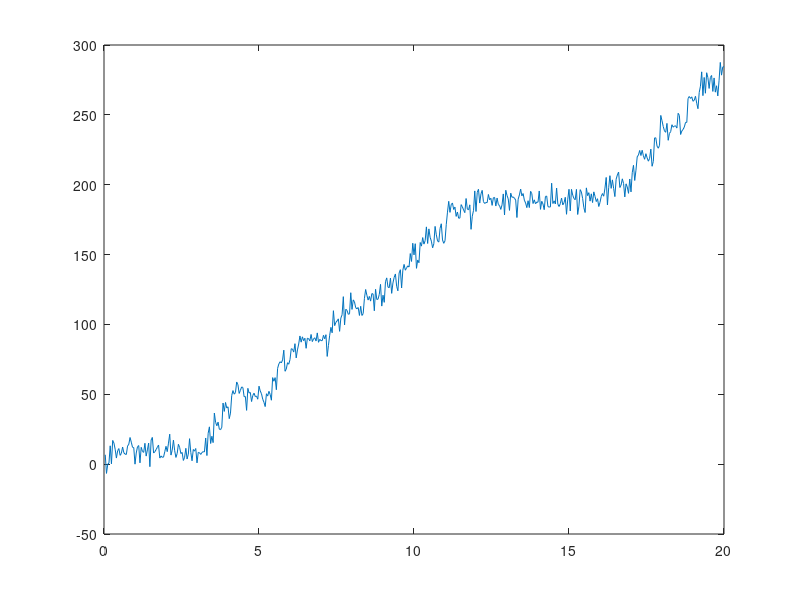

The MATLAB source for this figure:
%Program StepMaker
%this program creates an array with typical steps in it, drenched in noise

stochastic=1;
samples=500;
noise=5;
growthrate=20/25; %stepsize/window
Step1=10;
SigmaStep1=5;
nw1=Step1/growthrate;
%nw1=10;
Step2=0;
nw2=80;
Step3=0;
nw3=80;

data=zeros(samples,2);
data(:,2)=noise*randn(samples,1);        %gaussian noise;
data(:,1)=0.04*(1:1:samples)';
for i=1:samples
    
   
    if mod(i,nw1)==0 &&  stochastic==0
        data(i:samples,2)=data(i:samples,2)+Step1;
    else
      if stochastic==1  
        teken=1;  %sign(randn(1,1));
            step=Step1*ceil(rand(1,1)-(1-1/nw1))+Step2*ceil(rand(1,1)-(1-1/nw2))+Step3*ceil(rand(1,1)-(1-1/nw3));
    		data(i:samples,2)=data(i:samples,2)+teken*step;
            %chance of 1/nw that it is 'step'; otherwise 0;
      end
    end
 
    if stochastic ==2  %make a distribution of steps, Gaussian size sigma=100, constant event chance
            stepstog=Step1+SigmaStep1*(randn(1,1));
            step=stepstog*ceil(rand(1,1)-(1-1/nw1));
    		data(i:samples,2)=data(i:samples,2)+step;
    end
end
plot(data(:,1),data(:,2));
